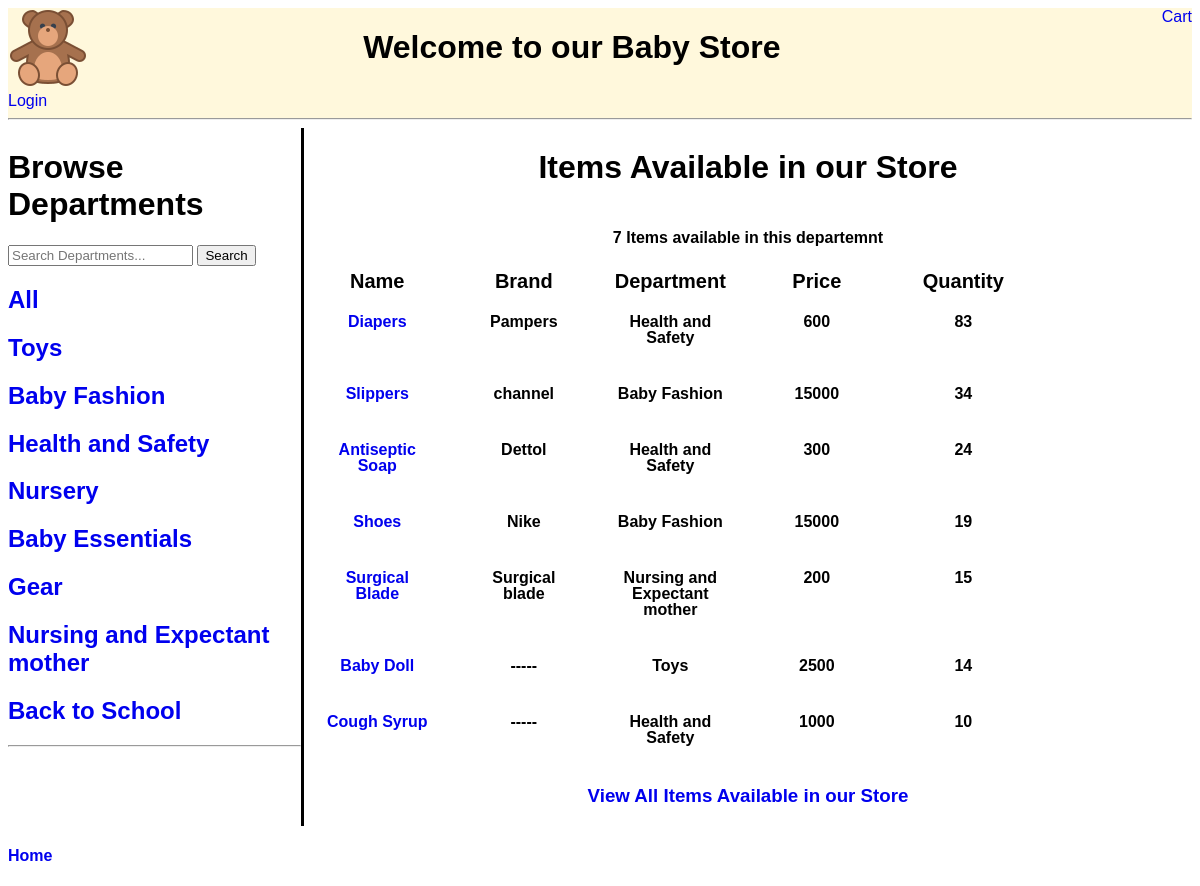
Before: / with the older database file.
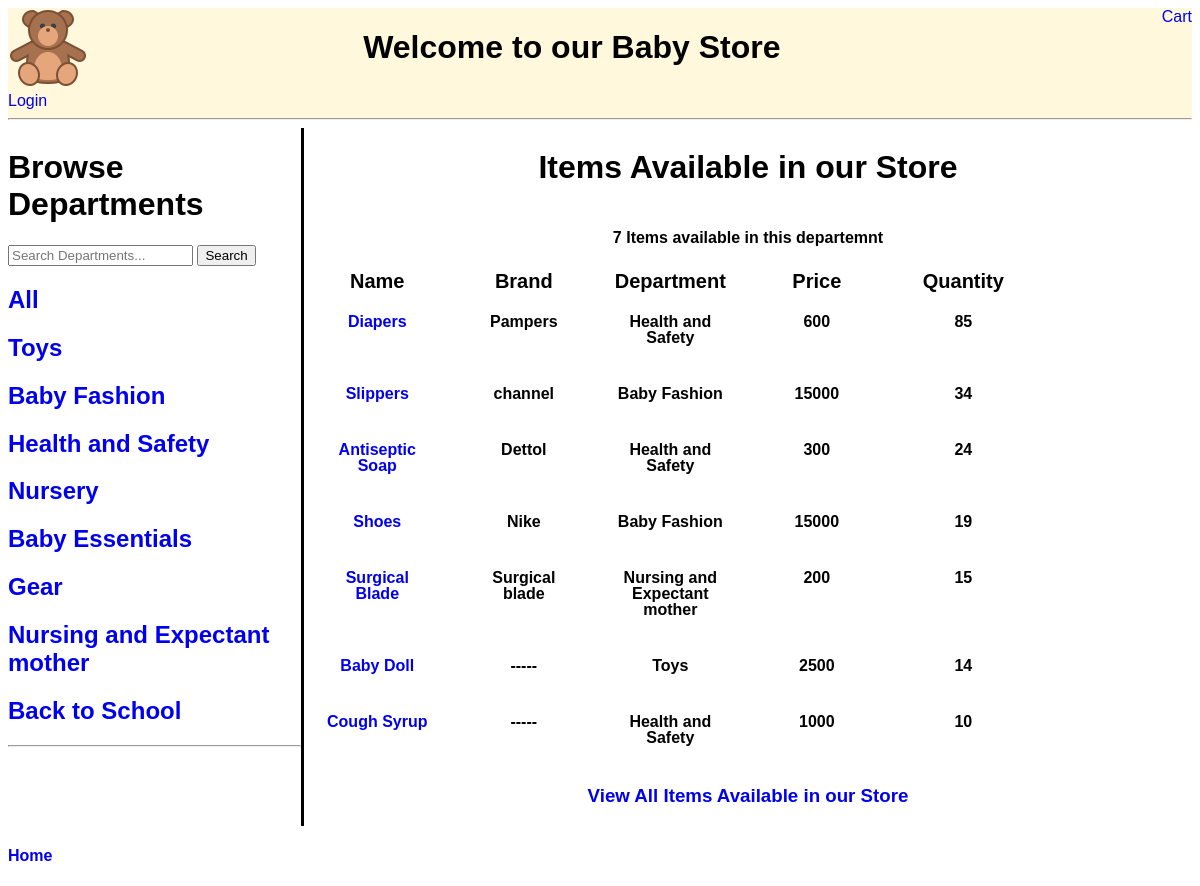
After: the same page with the newer database file.
### app/models.py (models this page shows, shortened)
class Item(models.Model):
    department = models.ForeignKey(Department, on_delete=CASCADE)
    brand = models.CharField(max_length=200, blank=True)
    name = models.CharField(max_length=200, unique=True)
    price = models.IntegerField(null=False)
    dozen_price = models.IntegerField(blank=True, null=True)
    quantity = models.IntegerField(default=0)
    time_added = models.DateTimeField(default=datetime.now, blank=True)
    updated = models.DateTimeField(null=True, blank=True)
    class Meta:
        ordering = ['-quantity', '-price']

class Department(models.Model):
    name = models.CharField(max_length=200, unique=True)
    def __str__(self):
        return self.name

### app/views.py (the view)
# urls.py: path('', views.home, name='home'),
def home(request):
    q = request.GET.get('q') if request.GET.get('q') != None else ''
    items = Item.objects.filter(Q(department__name__icontains=q))
    items = items[:7]
    item_count = items.count()
    departments = Department.objects.all()
    context = {'departments': departments, "items": items, "item_count": item_count}
    return render(request, 'app/home.html', context)

### app/templates/app/home.html (shortened to what this page needs)
<!DOCTYPE html>
<html>
<head>
</head>
<body>
{% extends 'main.html' %}
{% block content %}
<div class='home-view'>
    <div class="home-departments">
        <h1>Browse Departments</h1>
        <div>
            <form method="GET" action="{%url 'home' %}">
                <input type="text" name='q' placeholder="Search Departments..." />
                <input type="submit" value="Search"/>
            </form>
        </div>
        <div><h2><a href="{% url 'home' %}">All</a></h2></div>
        {% for department in departments %}
            <h2><a href="{% url 'department' department.id %}?q={{department.name}}">{{department.name}}</a></h2>
        {%endfor%}
        <hr/>
    </div>
    <div class="Home-items">
        <h1>Items Available in our Store</h1>
        <table id="result_list">
        {% if items %}
        <div>
            {% if item_count > 1 %}
            <h4>{{item_count}} Items available in this departemnt </h4>
            {% else %}
            <h4>{{room_count}} Item available in this departemnt</h4>
            {% endif %}
        </div>
        <thead style="font-weight: 800;">
            <tr>
                <th scope="col" class="sortable column-item">
                    <div class="text">Name</div>
                </th>
                <th scope="col" class="sortable column-brand">
                    <div class="text">Brand</div>
                </th>
                <th scope="col" class="sortable column-department">
                    <div class="text">Department</div>
                </th>
                <th scope="col" class="sortable column-price sorted descending">
                    <div class="text">Price</div>
                </th>
                <th scope="col" class="sortable column-quantity sorted descending">
                    <div class="text">Quantity</div>
                </th>
            </tr>
        </thead>
        <tbody>
            {% for item in items %}
            <tr>
                <th class="field-item nowrap" style="font-weight: 650;">
                <a href="{% url 'item' item.id  %}">{{item.name|title}}</a></th>
                <td class="field-brand">
                {% if item.brand %}
                    {{item.brand}}
                {% else %}
                    -----
                {% endif %}
                </td>
                <td class="field-department">{{item.department}}</td>
                <td class="field-price">{{item.price}}</td>
                <td class="field-quantity">{{item.quantity}}</td>
            </tr>
            {% endfor %}
        </tbody>
        </table>
        <h3><a href="{% url 'all_items' %}">View All Items Available in our Store</a></h3>
        {% else %}
            No Item Available in this Department
        {% endif %}
    </div>
</div>
</body>
</html>
{% endblock %}

Changed rows visible on the page:
changed Item "Diapers": quantity "83" → "85"
